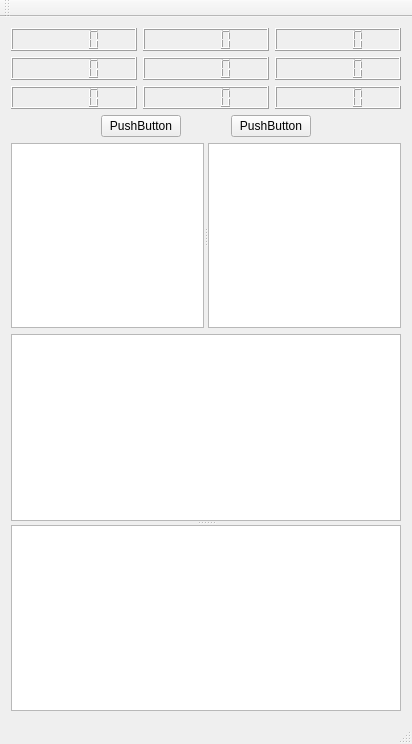
<?xml version="1.0" encoding="UTF-8"?>
<ui version="4.0">
 <class>MainWindow</class>
 <widget class="QMainWindow" name="MainWindow">
  <property name="geometry">
   <rect>
    <x>0</x>
    <y>0</y>
    <width>412</width>
    <height>744</height>
   </rect>
  </property>
  <property name="windowTitle">
   <string>MainWindow</string>
  </property>
  <widget class="QWidget" name="centralWidget">
   <layout class="QGridLayout" name="gridLayout_2">
    <item row="0" column="0">
     <layout class="QGridLayout" name="gridLayout">
      <item row="0" column="0">
       <widget class="QLCDNumber" name="lcdNumber"/>
      </item>
      <item row="0" column="1">
       <widget class="QLCDNumber" name="lcdNumber_2"/>
      </item>
      <item row="0" column="2">
       <widget class="QLCDNumber" name="lcdNumber_3"/>
      </item>
      <item row="1" column="0">
       <widget class="QLCDNumber" name="lcdNumber_5"/>
      </item>
      <item row="1" column="1">
       <widget class="QLCDNumber" name="lcdNumber_6"/>
      </item>
      <item row="1" column="2">
       <widget class="QLCDNumber" name="lcdNumber_4"/>
      </item>
      <item row="2" column="0">
       <widget class="QLCDNumber" name="lcdNumber_8"/>
      </item>
      <item row="2" column="1">
       <widget class="QLCDNumber" name="lcdNumber_9"/>
      </item>
      <item row="2" column="2">
       <widget class="QLCDNumber" name="lcdNumber_7"/>
      </item>
     </layout>
    </item>
    <item row="1" column="0">
     <layout class="QHBoxLayout" name="horizontalLayout">
      <property name="spacing">
       <number>10</number>
      </property>
      <property name="leftMargin">
       <number>0</number>
      </property>
      <item>
       <spacer name="horizontalSpacer">
        <property name="orientation">
         <enum>Qt::Horizontal</enum>
        </property>
        <property name="sizeHint" stdset="0">
         <size>
          <width>40</width>
          <height>20</height>
         </size>
        </property>
       </spacer>
      </item>
      <item>
       <widget class="QPushButton" name="pushButton_2">
        <property name="sizePolicy">
         <sizepolicy hsizetype="Minimum" vsizetype="Fixed">
          <horstretch>0</horstretch>
          <verstretch>0</verstretch>
         </sizepolicy>
        </property>
        <property name="text">
         <string>PushButton</string>
        </property>
       </widget>
      </item>
      <item>
       <spacer name="horizontalSpacer_3">
        <property name="orientation">
         <enum>Qt::Horizontal</enum>
        </property>
        <property name="sizeType">
         <enum>QSizePolicy::Fixed</enum>
        </property>
        <property name="sizeHint" stdset="0">
         <size>
          <width>40</width>
          <height>20</height>
         </size>
        </property>
       </spacer>
      </item>
      <item>
       <widget class="QPushButton" name="pushButton">
        <property name="text">
         <string>PushButton</string>
        </property>
       </widget>
      </item>
      <item>
       <spacer name="horizontalSpacer_2">
        <property name="orientation">
         <enum>Qt::Horizontal</enum>
        </property>
        <property name="sizeHint" stdset="0">
         <size>
          <width>40</width>
          <height>20</height>
         </size>
        </property>
       </spacer>
      </item>
     </layout>
    </item>
    <item row="2" column="0">
     <widget class="QSplitter" name="splitter">
      <property name="orientation">
       <enum>Qt::Horizontal</enum>
      </property>
      <widget class="QTextEdit" name="textEdit_2"/>
      <widget class="QTextEdit" name="textEdit"/>
     </widget>
    </item>
    <item row="3" column="0">
     <widget class="QSplitter" name="splitter_2">
      <property name="orientation">
       <enum>Qt::Vertical</enum>
      </property>
      <widget class="QTextEdit" name="textEdit_3"/>
      <widget class="QTextEdit" name="textEdit_4"/>
     </widget>
    </item>
   </layout>
  </widget>
  <widget class="QMenuBar" name="menuBar">
   <property name="geometry">
    <rect>
     <x>0</x>
     <y>0</y>
     <width>412</width>
     <height>23</height>
    </rect>
   </property>
  </widget>
  <widget class="QToolBar" name="mainToolBar">
   <attribute name="toolBarArea">
    <enum>TopToolBarArea</enum>
   </attribute>
   <attribute name="toolBarBreak">
    <bool>false</bool>
   </attribute>
  </widget>
  <widget class="QStatusBar" name="statusBar"/>
 </widget>
 <layoutdefault spacing="6" margin="11"/>
 <resources/>
 <connections/>
</ui>
